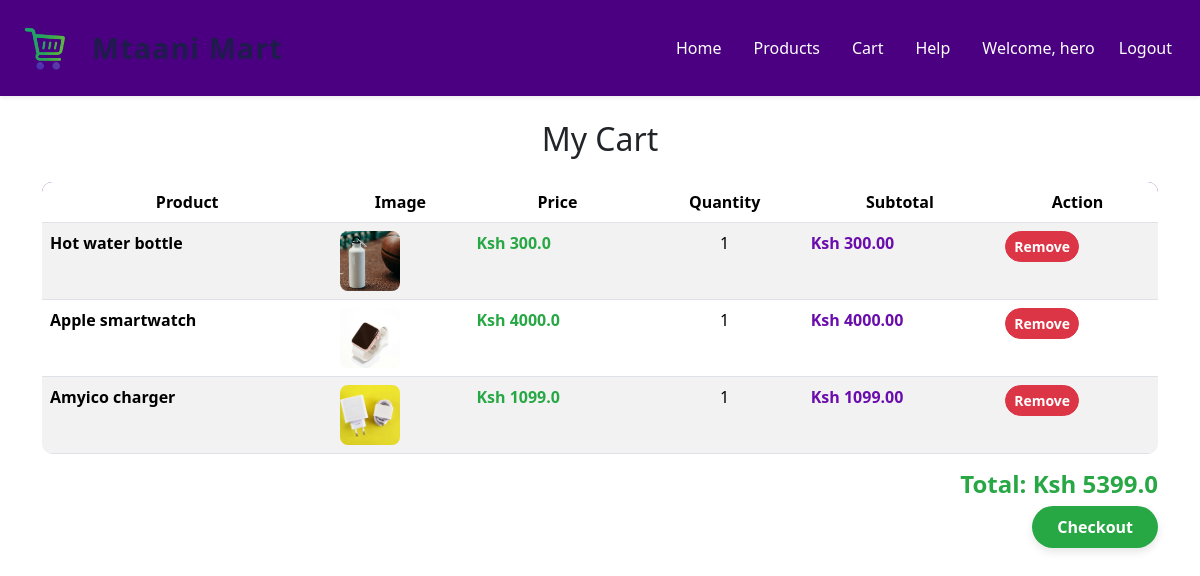
Page /cart/ (signed in) on the earlier database version.
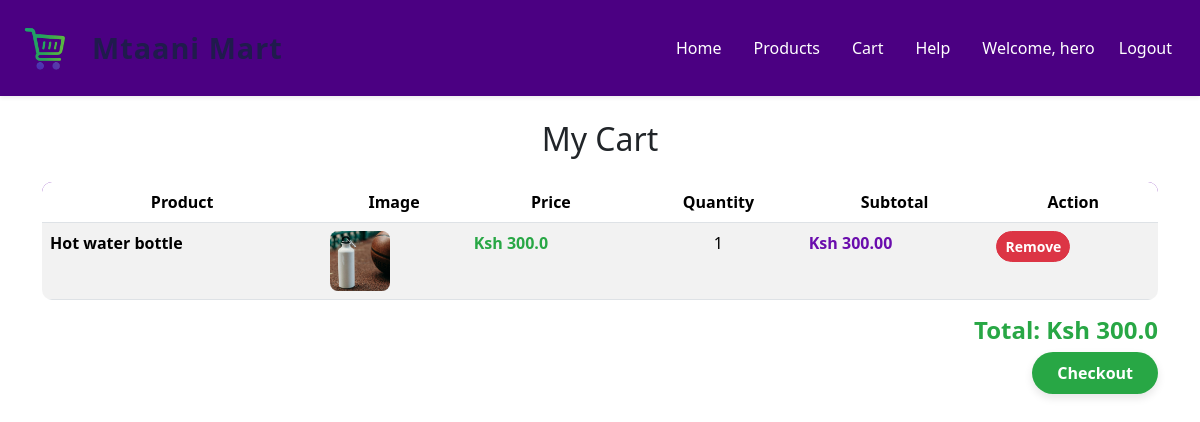
Same page on the later database version.
### ProductApp/models.py (models this page shows, shortened)
class CartItem(models.Model):
    user = models.ForeignKey(User, on_delete=models.CASCADE)   # 👈 now properly inside the class
    product = models.ForeignKey(Product, on_delete=models.CASCADE)
    quantity = models.PositiveIntegerField(default=1)
    @property
    def subtotal(self):
        return self.product.price * self.quantity

class Product(models.Model):
    name = models.CharField(max_length=100)
    description = models.CharField(max_length=255)
    price = models.FloatField()
    stock = models.IntegerField(null=True, blank=True)
    image = models.ImageField(upload_to='product_images/', null=True, blank=True)
    owner = models.ForeignKey(User, on_delete=models.CASCADE, null=True, blank=True)
    created_at = models.DateField(auto_now_add=True)
    updated_at = models.DateField(auto_now=True)

### ProductApp/views.py (the view)
# urls.py: path("cart/", views.cart, name="cart"),
@login_required
def cart(request):
    cart_items = CartItem.objects.filter(user=request.user)
    total = sum(item.product.price * item.quantity for item in cart_items)
    return render(request, 'ProductApp/cart.html', {"cart_items": cart_items, "total": total})

### ProductApp/templates/ProductApp/cart.html (shortened to what this page needs)
{% extends "main.html" %}
{% block content %}
<h2 class="text-center my-4 ">My Cart</h2>
<div class="container">
    {% if cart_items %}
    <table class="table table-striped" style="border-radius:10px; overflow:hidden;">
        <thead style="background-color:#6a0dad; color:white; text-align:center;">
            <tr>
                <th>Product</th>
                <th>Image</th>
                <th>Price</th>
                <th>Quantity</th>
                <th>Subtotal</th>
                <th>Action</th>
            </tr>
        </thead>
        <tbody>
            {% for item in cart_items %}
            <tr>
                <td style="font-weight:600;">{{ item.product.name }}</td>
                <td>
                    {% if item.product.image %}
                    <img src="{{ item.product.image.url }}" alt="{{ item.product.name }}"
                        style="width:60px; height:60px; object-fit:cover; border-radius:8px;">
                    {% endif %}
                </td>
                <td style="color:#28a745; font-weight:bold;">Ksh {{ item.product.price }}</td>
                <td style="text-align:center;">{{ item.quantity }}</td>
                <td style="color:#6a0dad; font-weight:bold;">
                    Ksh {{ item.subtotal|floatformat:2 }}
                </td>
                <td>
                    <a href="{% url 'remove_from_cart' item.id %}" class="btn btn-danger btn-sm"
                        style="border-radius:20px; font-weight:bold;">
                        Remove
                    </a>
                </td>
            </tr>
            {% endfor %}
        </tbody>
    </table>
    <h4 class="text-end" style="color:#28a745; font-weight:bold;">
        Total: Ksh {{ total }}
    </h4>
    <div class="text-end mt-3">
        <a href="{% url 'checkout' %}" class="text-decoration-none" style="background-color:#28a745; color:white; padding:10px 25px; border:none; border-radius:30px; font-weight:bold; box-shadow:0 4px 8px rgba(0,0,0,0.1);">Checkout</a
    </div>
    {% else %}
    <p class="text-center">Your cart is empty.</p>
    {% endif %}
</div>
{% endblock %}

Differences in the rows shown:
removed CartItem: product.name "Apple smartwatch", product.image (picture), product.price "4000.0", quantity "1", subtotal "4000.00"
removed CartItem: product.name "Amyico charger", product.image (picture), product.price "1099.0", quantity "1", subtotal "1099.00"
Other differences:
{{ total }}: "5399.0" → "300.0"
